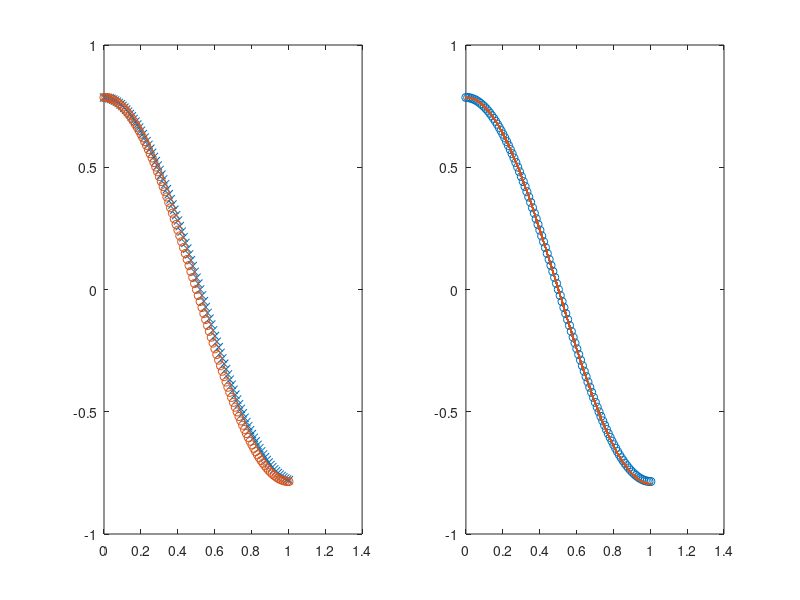

Source code (MATLAB):
clear all
close all

m = 100;
l = 1;
g = 9.81;
%accelerazione di gravità)
tstar = pi*sqrt(l/g);
k = tstar/m;
theta0 = pi/4;
y = [theta0; 0];
% inizializzo le funzioni per pendolo non linearizzato
f = @(y) [y(2); -(g/l)*sin(y(1))];
jf = @(y) [0 1 ; 0 -(g/l)*cos(y(1))];
% METODO DEI TRAPEZI
F = @(y,yn) y-yn-k/2*(f(yn)+f(y));
JF = @(y) eye(length(y)) - k/2*jf(y);


% inizializzo le funzioni per il pendolo linearizzato
A = [0 1 ; -g/l, 0];
y2 = y(:,1);
I = eye(length(y2));

tol = k^2/100;
t = 0;

for i = 1:m
    % risoluzione non linearizzato: applico Newton
    t =  t+k;
    % guess iniziale
    y(:,i+1) = y(:,i);
    
    delta = -JF(y(:,i+1))\F(y(:,i+1),y(:,i));
    while norm(delta)>tol
        y(:,i+1) = y(:,i+1)+delta;
        delta = -JF(y(:,i+1))\F(y(:,i+1),y(:,i));
    end 
    % risoluzione linearizzato
    y2(:,i+1) = (I-k/2*A)\((I+k/2*A)*y2(:,i));
end       
       
% Trovare il numero minimo di passi affichè la soluzione attraverso Eulero
% disti da theta(tstar) meno di 10^-1

% Guess iniziali
tol = 1;
meul = 10;

while tol > 1e-2
    keul = tstar/meul;
    yeul = [theta0;0];
    for j = 1:meul
        % Applico Eulero esplicito
        yeul(:,j+1) = yeul(:,j)+keul*A*yeul(:,j);
    end
    % Trovo nuova tolleranza e aggiorno meul
    tol = abs(yeul(1,end)-y2(1,end));
    meul = meul+1;
 end
meul = meul-1;
   
subplot(1,2,1)
plot(0:k:tstar,y(1,:),'x',0:k:tstar,y2(1,:),'o')
subplot(1,2,2)
plot(0:k:tstar,y2(1,:),'o',0:keul:tstar,yeul(1,:),'.')
